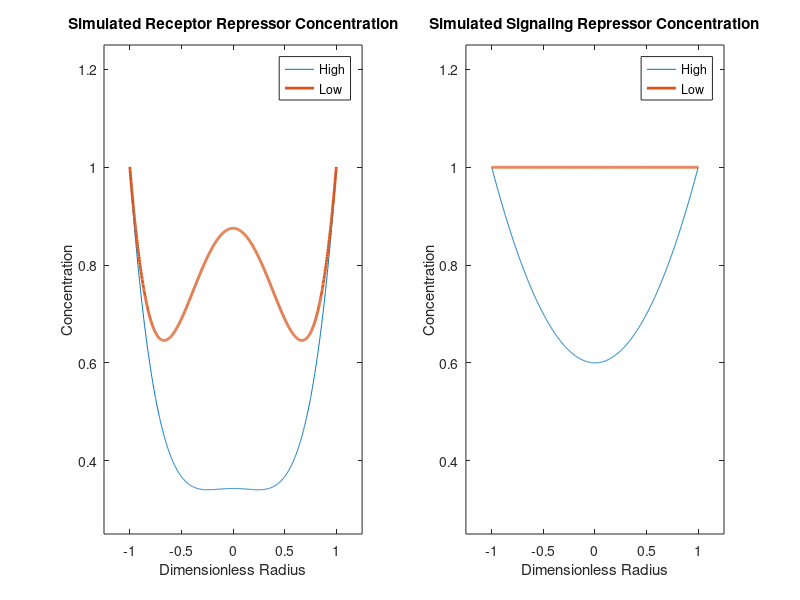

Source code (MATLAB):
receptor_high_coeffs=polyfit([-1, -.75, -.5, -.25, 0, .25, .5, .75, 1],[1, .5, .4, .35,  .3, .35, .4, .5, 1],4);
receptor_low_coeffs=polyfit([-1, -.65, -.25, 0, .25, .65, 1],[1, .65, .8, .9, .8, .65, 1],4);
signaling_low_coeffs=polyfit([-1, 0, 1],[1, .6, 1],2);
signaling_high_coeffs=polyfit([-1, 0, 1],[1, 1, 1],0);
x=linspace(-1,1,1000);

y_receptor_low=polyval(receptor_low_coeffs,x);
y_receptor_high=polyval(receptor_high_coeffs,x);
y_signaling_high=polyval(signaling_high_coeffs,x);
y_signaling_low=polyval(signaling_low_coeffs,x);

figure
subplot(1,2,1)
plot(x, y_receptor_high, x, y_receptor_low, 'LineWidth', 2.0)
xlim([-1.25 1.25])
ylim([.25 1.25])
xlabel('Dimensionless Radius')
ylabel('Concentration')
title('Simulated Receptor Repressor Concentration')
legend('High','Low')

subplot(1,2,2)
plot(x, y_signaling_low, x, y_signaling_high, 'LineWidth', 2.0)
xlim([-1.25 1.25])
ylim([.25 1.25])
xlabel('Dimensionless Radius')
ylabel('Concentration')
title('Simulated Signaling Repressor Concentration')
legend('High','Low')